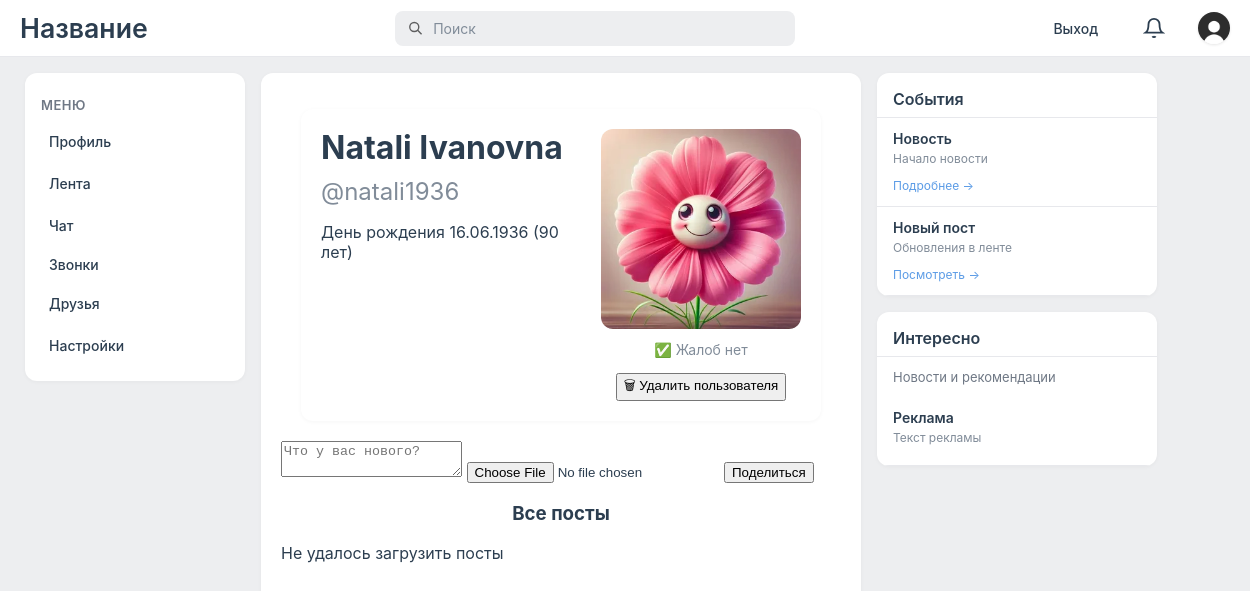
/profile/userWall.php?user_id=1 (signed in), run on the app's committed database.
### tables this page shows
CREATE TABLE `users` (
  `user_id` int NOT NULL,
  `login` varchar(50) NOT NULL,
  `first_name` varchar(255) NOT NULL,
  `last_name` varchar(255) NOT NULL,
  `password` varchar(255) NOT NULL,
  `role` varchar(10) NOT NULL,
  `is_private` tinyint(1) NOT NULL,
  `birthday_date` date NOT NULL,
  `creation_date` date NOT NULL,
  `avatar` varchar(255) NOT NULL
);

### classes/DataBase.php (called while the page is built, shortened)
<?php
class Database {
   private $pdo;
    public function __construct() {
        $this->pdo = new PDO("mysql:host=localhost;dbname=Social", "root", "");
        $this->pdo->setAttribute(PDO::ATTR_ERRMODE, PDO::ERRMODE_EXCEPTION);
    }
    public function query1($sql, $params = []) {
        $stmt = $this->pdo->prepare($sql);
        $stmt->execute($params);
        return $stmt;
    }
    public function fetchOne($sql, $params = []) {
        $result = $this->query1($sql, $params)->fetch();
        return $result === false ? null : $result;
    }
}
?>

### classes/User.php (called while the page is built, shortened)
<?php
include "../includes/init.php";
class User {
    private $data = [];
    public function __construct(int $user_id, array $data, Database $db) {
        $this->data = $data;
    }
	public static function getUserById($id, Database $db){
		$sql = "SELECT * FROM users WHERE user_id = ?";
		$data = $db->fetchOne($sql, [$id]);
		return new self($id, $data, $db);
	}
    public function get($field) {
        return $this->data[$field] ?? '';
    }
	public function getAge(){
		$curDate = new DateTime();
		$birthday_date = new DateTime($this->get(UserField::BIRTHDAY));
		$age = $curDate->diff($birthday_date);
		return $age->y;
	}
	public function getFormattedBirthday(){
		$birthday_date = new DateTime($this->get(UserField::BIRTHDAY));
		return $birthday_date->format('d.m.Y');
	}
}
?>

### includes/init.php (called while the page is built, shortened)
<?php
require_once __DIR__ . '/../classes/Database.php';
require_once __DIR__ . '/../classes/User.php';
$db = new Database();
?>

### profile/userWall.php (the view, shortened to what this page needs)
<?php
include "../includes/init.php";
$wall_owner_id = isset($_GET['user_id']) ? intval($_GET['user_id']) : 0;
$wall_owner = User::getUserById($_GET['user_id'], $db);
	$first_name = $wall_owner? $wall_owner->get(UserField::FIRST_NAME): 'Пользователь';
	$last_name = $wall_owner? $wall_owner->get(UserField::LAST_NAME): 'Несуществующий';
	$login = $wall_owner? $wall_owner->get(UserField::LOGIN): 'does_not_exist';
$wall_owner = User::getUserById($wall_owner_id, $db);
    ?>
    <?php
$profile_img = $wall_owner->get(UserField::AVATAR);
$is_owner = false;
$is_admin = false;
$complaints_count = 0;
if (isset($_SESSION['id'])) {
    $current_user_id = $_SESSION['id'];
    $is_owner = ($current_user_id == $wall_owner_id);
    $current_user = User::getUserById($current_user_id, $db);
    if ($current_user && $current_user->get('role') == '1') {
        $is_admin = true;
        $complaints_sql = "SELECT COUNT(*) as count FROM complains WHERE target_user_id = ?";
        $complaints_result = $db->fetchOne($complaints_sql, [$wall_owner_id]);
        $complaints_count = $complaints_result ? $complaints_result['count'] : 0;
    }
}
?>
<!DOCTYPE html>
<html lang="en">
<link rel="stylesheet" href="../assets/css/menuLeft.css">
<head>
	<link rel="stylesheet" href="../assets/css/style.css">
	<link rel="stylesheet" href="../assets/css/user_wall.css">
</head>
<body>
    <?php include '../includes/header.php'; ?>
    <div class="columns-container">
        <?php include '../includes/menuLeft.php'; ?>
        <div class="center-panel">
            <div class="center-panel1">
                <div class="userInfoContainer">
                    <div style="display: flex; flex-direction: column; flex: 1;">
                        <div class="userName">
                            <?php echo $first_name ?>
							<?php echo $last_name ?>
                        </div>
                        <div class="userLogin"> @<?php echo $login ?></div>
						<?php if($wall_owner != null){?>
                        <div class="otherInfo">
                            День рождения <?php echo $wall_owner->getFormattedBirthday(); ?>
                            (<?php echo $wall_owner->getAge(); ?> лет)
                        </div>
                    </div>
                    <div style="display: flex; flex-direction: column; align-items: center; gap: 10px;">
                        <img src="../assets/uploads/<?php echo $profile_img; ?>" style="height: 200px; border-radius: 12px;">
                        <?php if (isset($_SESSION['id']) && !$is_owner): ?>
                            <?php if ($is_admin): ?>
                                <?php if ($complaints_count > 0): ?>
                                    <div class="complaints-info" style="text-align: center; margin-bottom: 4px;">
                                        <span style="color: #e74c3c; font-size: 14px;">
                                            ⚠ Жалоб на пользователя: <strong><?php echo $complaints_count; ?></strong>
                                        </span>
                                    </div>
                                <?php else: ?>
                                    <div class="complaints-info" style="text-align: center; margin-bottom: 4px;">
                                        <span style="color: #818c99; font-size: 14px;">
                                            ✅ Жалоб нет
                                        </span>
                                    </div>
                                <?php endif; ?>
                                <button class="admin-delete-btn" data-user-id="<?php echo $wall_owner_id; ?>">
                                    🗑 Удалить пользователя
                                </button>
                            <?php endif; ?>
                        <?php elseif ($is_owner): ?>
                            <button class="friend-btn" style="background-color: #e7e8ec; color: #818c99; cursor: default;" disabled>
                                Это ваш профиль
                            </button>
                        <?php endif; ?>
                    </div>
                </div>
                <?php if($wall_owner != null && isset($_SESSION['id'])){?>
                <div>
                    <form id="postForm" class="postForm">
                        <textarea id="postMessage" placeholder="Что у вас нового?"></textarea>
                        <input id="postImage" type="file">
                        <button>Поделиться</button>
                    </form>
                </div>
                <?php }
				if ($wall_owner != null){?>
                <div style="width:100%; display: flex; justify-content: center; align-items: center;">
                    <h3>Все посты</h3>
                </div>
                <div class="postsContainer" id="postsContainer">
                </div>
                <?php
                }
                } else {?>
				<div class="pageNotFound">
					Как вы тут оказались? Страница не существует
				</div>
				<?php } ?>
            </div>
        </div>
        <?php include '../includes/menuRight.php'; ?>
    </div>
</body>
</html>

### includes/header.php (shortened to what this page needs)
<link rel="stylesheet" href="assets/css/header.css">
<link rel="stylesheet" href="path/to/style.css">
<div class="header-fullwidth">
	<h1>Название</h1>
	<div class="search-container">
		<div class="search-box">
			<svg class="search-icon" viewBox="0 0 24 24" fill="none" stroke="currentColor" stroke-width="2">
				<circle cx="10.5" cy="10.5" r="6.5" />
				<line x1="21" y1="21" x2="15" y2="15" />
			</svg>
			<input type="text" class="search-input" placeholder="Поиск">
		</div>
	</div>
	<div class="header-right">
		<?php
		require_once __DIR__ . '/../classes/Database.php';
		if (isset($_SESSION['id'])):
		?>
		<a href="../auth/logout.php" style="text-decoration: none; color: #2c3e50; font-size: 14px;">Выход</a>
		<?php include '../includes/notificationBell.php'; ?>
		<div class="avatar">
			<?php
				$db = new Database();
				$user = User::getUserById($_SESSION['id'], $db);
				$image_name = $user->get(UserField::AVATAR);
				?>
			<img src="../assets/uploads/<?php echo ($image_name);?>"
				style="width: 32px; height: 32px; border-radius: 100%;">
		</div>
		<?php else:?>
		<div>Вы вошли как гость</div>
		<?php endif;?>
	</div>
</div>

### assets/css/style.css (style rules this page uses)
body { margin: 0; padding: 0; width: 100%; min-width: 100%; height: 100vh; font-family: -apple-system, BlinkMacSystemFont, 'Segoe UI', Roboto, 'Helvetica Neue', Arial, sans-serif; display: flex; flex-direction: column; overflow-y: hidden; overflow-x: auto; background: #edeef0; }
.header-fullwidth { display: flex; flex-shrink: 0; align-items: center; justify-content: space-between; width: 100%; min-width: 100vw; background: #ffffff; border-bottom: 1px solid #e7e8ec; position: sticky; top: 0; left: 0; right: 0; z-index: 80; box-sizing: border-box; flex-shrink: 0; padding: 0 20px; }
h1 { font-size: 20pt; font-weight: 600; margin: 0; padding: 12px 0; color: #2c3e50; }
.header-fullwidth h1 { margin: 0; color: #2c3e50; font-size: 20pt; font-weight: 600; }
.search-container { flex: 1; max-width: 400px; margin: 0 20px; }
.search-box { display: flex; align-items: center; background: #edeef0; border-radius: 8px; padding: 8px 12px; transition: all 0.2s; }
.search-icon { width: 18px; height: 18px; margin-right: 8px; opacity: 0.6; }
.search-input { background: transparent; border: none; outline: none; font-size: 14px; width: 100%; font-family: inherit; }
.search-input::placeholder { color: #818c99; }
.header-right { display: flex; gap: 15px; align-items: center; }
.avatar { width: 32px; height: 32px; border-radius: 50%; background: #5c9ce6; display: flex; align-items: center; justify-content: center; color: white; font-weight: bold; cursor: pointer; }
.columns-container { display: flex; flex: 1; width: 100%; max-width: 1200px; margin: 0 auto; padding: 16px 20px; gap: 16px; min-height: 0; overflow: visible; }
.center-panel { flex: 1; background-color: #ffffff; color: #2c3e50; box-sizing: border-box; overflow-y: auto; min-width: 300px; max-width: 600px; border-radius: 12px; box-shadow: 0 1px 4px rgba(0, 0, 0, 0.04); }
.center-panel1 { padding: 16px 20px; height: 100%; }
.center-panel, .left-panel { scrollbar-width: thin; scrollbar-color: #d1d1d1 transparent; }

### assets/css/user_wall.css (style rules this page uses)
.userInfoContainer { display: flex; flex-direction: row; justify-content: space-between; align-items: flex-start; gap: 24px; margin: 20px; padding: 20px; background: #ffffff; border-radius: 12px; box-shadow: 0 1px 4px rgba(0, 0, 0, 0.04); }
.userName { font-size: 32px; font-weight: 700; color: #2c3e50; margin: 0 0 8px 0; line-height: 1.2; }
.userLogin { font-size: 24px; color: #818c99; margin: 2px 0 16px 0; font-weight: 400; }

### assets/css/header.css (style rules this page uses)
.header-right > a { text-decoration: none !important; color: #818c99; font-size: 14px; font-weight: 500; padding: 8px 12px; border-radius: 8px; transition: background-color 0.15s ease, color 0.15s ease; display: inline-block; }
.avatar { border: 2px solid #ffffff; box-shadow: 0 1px 3px rgba(0, 0, 0, 0.1); box-sizing: border-box; transition: transform 0.2s ease; }

### data on the page
users: avatar (picture)
users: first_name "Natali", last_name "Ivanovna", login "natali1936", birthday_date "16.06.1936", birthday_date "90", avatar (picture)
